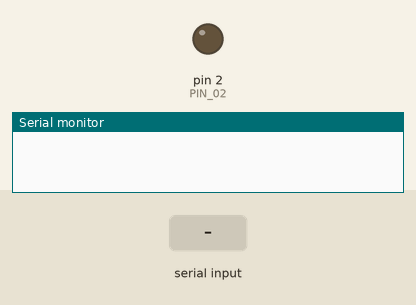
This sketch was run on a simulated Arduino Uno, built with avr-gcc and run on an emulated ATmega328P. Parts: output pins drawn as LEDs (lit = HIGH), the last lines printed to the serial monitor. The test bench sets the inputs (shaded band).

Above: at 1.2 s.
1.3 s: "s" received over Serial
At 1.61 s:
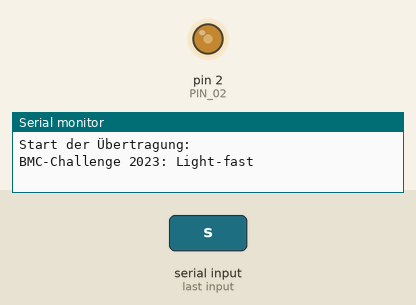
4.3 s: "s" received over Serial
Timing chart, 0 to 7.3 s (numbered marks = the images above; inputs shaded):
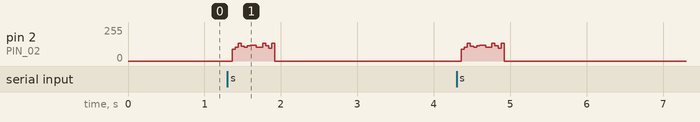

The sketch:

Sender.ino
```cpp
/**
 * @file Sender.ino
 * @author Bastian Johannes Roth
 * @brief Code für einen Arduino Uno R3, der
 * @version 0.1
 * @date 2023-12-16
 *
 */
#include <stdint.h>         //Library für bessere Darstellung der Datentypen
#include <SoftwareSerial.h> // Library für Erstellung der Virtuellen UART Pins

#define PIN_02 2  // Pin für die LED zur Lichtaussendung
#define PIN_RX 10 // UART RX Pin zum Empfangen
#define PIN_TX 11 // UART TX Pin zum Senden
#define T_BIT 1   // Zeit, die ein Bit zum Übertragen hat

SoftwareSerial virtualSerial(PIN_RX, PIN_TX); // Konfiguration der Digitalen Pins 10 und 11 als RX/TX Pins für UART Übertragung

uint8_t bit_k;                                                                      // Temp-Var
uint8_t teststring[] = "   BMC-Challenge 2023: Light-fast data transfer made easy"; // Char-Array mit Ausgabetext

/**
 * @brief Starten der Seriellen Kommunikation und Konfiguration der Pins
 *
 */
void setup()
{
  Serial.begin(9600);        // Starten der Kommunikation mit dem PC
  virtualSerial.begin(9600); // Starten der Kommunikation mit Arduino 2
  pinMode(PIN_02, OUTPUT);   // Pin-Konfig
}

/**
 * @brief Senden der von 8 Datenbits, 1 Startbit und 1 Stoppbit
 *
 */
void loop()
{
  if (Serial.read() == 's')
  {                             // Warten auf Benutzereingabe
    virtualSerial.println('s'); // Senden an Arduino 2
    Serial.println("Start der Übertragung:");
    for (int i = 0; i < 57; i++)
    {
      digitalWrite(PIN_02, LOW); // Startbit auf low
      delay(T_BIT);
      for (int k = 0; k < 8; k++) // Durchlauf des Strings und dann der einzelnen Chars
      {
        if (bitRead(teststring[i], k) == 1)
        {
          digitalWrite(PIN_02, HIGH); // Umschalten der LED je nach Bit-Status
        }
        else
        {
          digitalWrite(PIN_02, LOW);
        }
        delay(T_BIT); // Zykluszeit als Delay
      }
      digitalWrite(PIN_02, HIGH); // Stoppbit auf High
      delay(T_BIT);

      if (i > 2)
      {
        Serial.print(char(teststring[i])); // Ausgabe an PC
      }
    }
    digitalWrite(PIN_02, LOW); // Nach vollem Durchlauf Pin wieder auf Low setzen
  }
}
```
